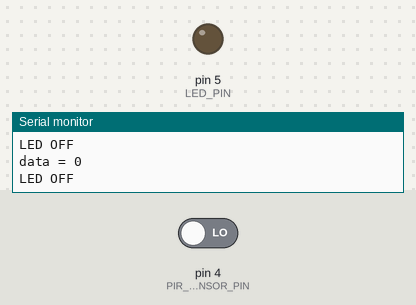
Simulated run of this sketch. Board: Arduino Uno, built with avr-gcc and run on an emulated ATmega328P. Shown: output pins drawn as LEDs (lit = HIGH), the last lines printed to the serial monitor. Inputs (shaded band) come from the test bench; at power-on: pin 4 (PIR_SENSOR_PIN) LOW.

Above: at 2.8 s.
2.9 s: pin 4 (PIR_SENSOR_PIN) driven HIGH
At 4.0 s:
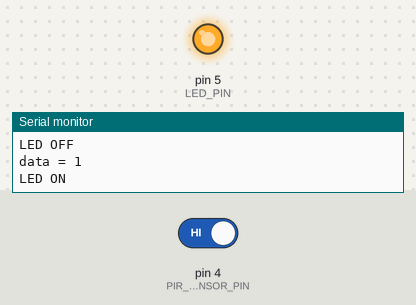
4.5 s: pin 4 (PIR_SENSOR_PIN) driven LOW
At 5.6 s:
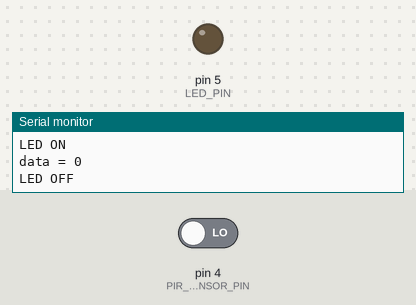
Timing chart, 0 to 7.5 s (numbered marks = the images above; inputs shaded):
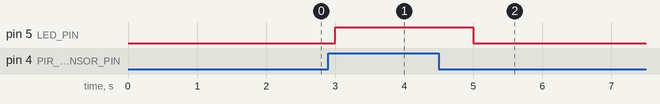

The sketch:

PIR_Motion_Senso_withr_ESP8266_LED.ino
```cpp
byte PIR_SENSOR_PIN = 4, LED_PIN = 5;
void setup () {
  Serial.begin(115200);
  pinMode(LED_PIN, OUTPUT);
  pinMode(PIR_SENSOR_PIN, INPUT);
}
void loop() {
  byte data = digitalRead(PIR_SENSOR_PIN);  // Read motion sensor
  Serial.println("\ndata = " + String(data));
  if (data == 1) {
    Serial.println("LED ON");
    digitalWrite(LED_PIN, HIGH);
  } else if (data == 0) {
    Serial.println("LED OFF");
    digitalWrite(LED_PIN, LOW);
  }
  delay(1000);
}
```

Measured:
- after the input at 2.9 s, pin 5 (LED_PIN): LOW → HIGH after 0.10 s
- after the input at 4.5 s, pin 5 (LED_PIN): HIGH → LOW after 0.50 s
